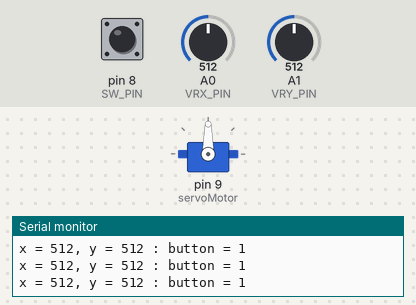
A sketch run on a simulated Arduino Uno, built with avr-gcc and run on an emulated ATmega328P. Shown: servo, the last lines printed to the serial monitor. The inputs (shaded band) are chosen by the test bench; at power-on: A0 (VRX_PIN) = 512, A1 (VRY_PIN) = 512, pin 8 (SW_PIN) HIGH.

Above: at 1.2 s.
1.3 s: A0 (VRX_PIN) set to 107
At 2.3 s:
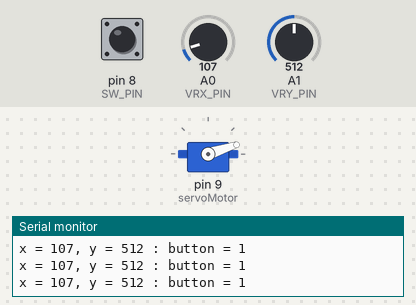
2.8 s: A0 (VRX_PIN) set to 89
At 4.0 s:
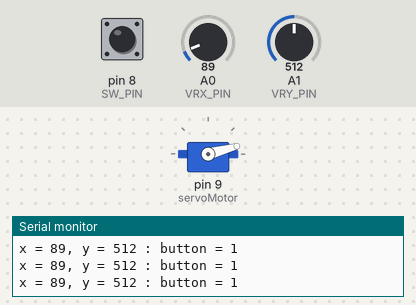
4.3 s: A0 (VRX_PIN) set to 122
At 5.1 s:
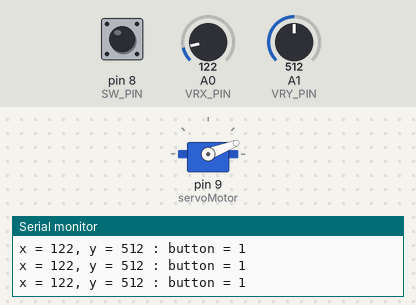
5.8 s: A0 (VRX_PIN) set to 985
At 6.8 s:
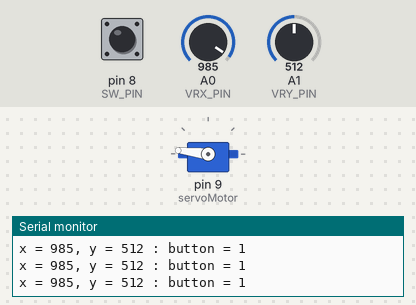
7.3 s: A0 (VRX_PIN) set to 1014
At 8.6 s:
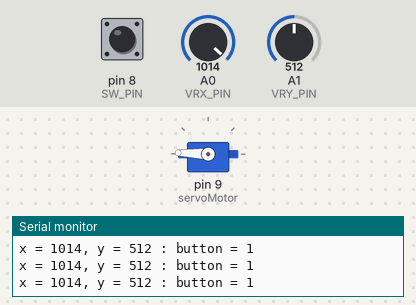
10.3 s: A1 (VRY_PIN) set to 105
13.3 s: A1 (VRY_PIN) set to 89
Timing chart, 0 to 15.8 s (numbered marks = the images above; inputs shaded):
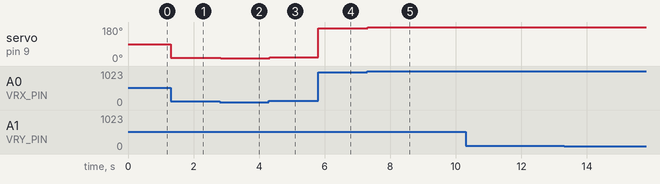

Measured:
- after the input at 1.3 s, servo on pin 9 (servoMotor): 90° → 18° at once
- after the input at 2.8 s, servo on pin 9 (servoMotor): 18° → 15° at once
- after the input at 4.3 s, servo on pin 9 (servoMotor): 15° → 21° at once
- after the input at 5.8 s, servo on pin 9 (servoMotor): 21° → 173° at once
- after the input at 7.3 s, servo on pin 9 (servoMotor): 173° → 178° at once

The sketch:

control_servo_with_joystick.ino
```cpp
#include <ezButton.h>
#include <Servo.h>

#define VRX_PIN A0 // Arduino pin connected to VRX pin
#define VRY_PIN A1 // Arduino pin connected to VRY pin
#define SW_PIN  8  // Arduino pin connected to SW  pin

ezButton button(SW_PIN);
Servo servoMotor; // Servo object

int xValue = 0; // To store value of the X axis
int yValue = 0; // To store value of the Y axis
int bValue = 0; // To store value of the button

void setup() {
  Serial.begin(9600);
  button.setDebounceTime(50); // set debounce time to 50 milliseconds
  servoMotor.attach(9); // Connect servo to pin 9
}

void loop() {
  button.loop(); // MUST call the loop() function first

  // read analog X and Y analog values
  xValue = analogRead(VRX_PIN);
  yValue = analogRead(VRY_PIN);

  // Read the button value
  bValue = button.getState();

  if (button.isPressed()) {
    Serial.println("The button is pressed");
    // Reset servo position when the button is pressed
    servoMotor.write(90); // Set servo to its default position (90 degrees)
  }

  // Map joystick values to servo angle (assuming servo range is 0-180 degrees)
  int angle = map(xValue, 0, 1023, 0, 180);

  // Move servo based on joystick value
  servoMotor.write(angle);

  if (button.isReleased()) {
    Serial.println("The button is released");
    // TODO do something here
  }

  // print data to Serial Monitor on Arduino IDE
  Serial.print("x = ");
  Serial.print(xValue);
  Serial.print(", y = ");
  Serial.print(yValue);
  Serial.print(" : button = ");
  Serial.println(bValue);

  delay(20); // Add a small delay for stability
}
```
